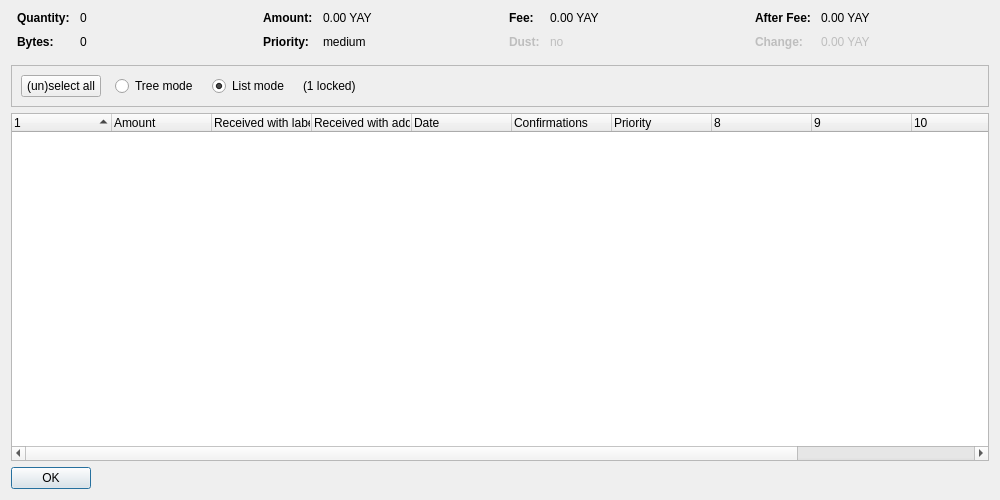
<?xml version="1.0" encoding="UTF-8"?>
<ui version="4.0">
 <class>CoinControlDialog</class>
 <widget class="QDialog" name="CoinControlDialog">
  <property name="geometry">
   <rect>
    <x>0</x>
    <y>0</y>
    <width>1000</width>
    <height>500</height>
   </rect>
  </property>
  <property name="windowTitle">
   <string>Coin Selection</string>
  </property>
  <layout class="QVBoxLayout" name="verticalLayout">
   <item>
    <layout class="QHBoxLayout" name="horizontalLayoutTop" stretch="0,0,0,0">
     <property name="topMargin">
      <number>0</number>
     </property>
     <property name="bottomMargin">
      <number>10</number>
     </property>
     <item>
      <layout class="QFormLayout" name="formLayoutCoinControl1">
       <property name="horizontalSpacing">
        <number>10</number>
       </property>
       <property name="verticalSpacing">
        <number>10</number>
       </property>
       <property name="leftMargin">
        <number>6</number>
       </property>
       <property name="rightMargin">
        <number>6</number>
       </property>
       <item row="0" column="0">
        <widget class="QLabel" name="labelCoinControlQuantityText">
         <property name="font">
          <font>
           <weight>75</weight>
           <bold>true</bold>
          </font>
         </property>
         <property name="text">
          <string>Quantity:</string>
         </property>
        </widget>
       </item>
       <item row="0" column="1">
        <widget class="QLabel" name="labelCoinControlQuantity">
         <property name="cursor">
          <cursorShape>IBeamCursor</cursorShape>
         </property>
         <property name="contextMenuPolicy">
          <enum>Qt::ActionsContextMenu</enum>
         </property>
         <property name="text">
          <string notr="true">0</string>
         </property>
         <property name="textInteractionFlags">
          <set>Qt::LinksAccessibleByMouse|Qt::TextSelectableByKeyboard|Qt::TextSelectableByMouse</set>
         </property>
        </widget>
       </item>
       <item row="1" column="0">
        <widget class="QLabel" name="labelCoinControlBytesText">
         <property name="font">
          <font>
           <weight>75</weight>
           <bold>true</bold>
          </font>
         </property>
         <property name="text">
          <string>Bytes:</string>
         </property>
        </widget>
       </item>
       <item row="1" column="1">
        <widget class="QLabel" name="labelCoinControlBytes">
         <property name="cursor">
          <cursorShape>IBeamCursor</cursorShape>
         </property>
         <property name="contextMenuPolicy">
          <enum>Qt::ActionsContextMenu</enum>
         </property>
         <property name="text">
          <string notr="true">0</string>
         </property>
         <property name="textInteractionFlags">
          <set>Qt::LinksAccessibleByMouse|Qt::TextSelectableByKeyboard|Qt::TextSelectableByMouse</set>
         </property>
        </widget>
       </item>
      </layout>
     </item>
     <item>
      <layout class="QFormLayout" name="formLayoutCoinControl2">
       <property name="horizontalSpacing">
        <number>10</number>
       </property>
       <property name="verticalSpacing">
        <number>10</number>
       </property>
       <property name="leftMargin">
        <number>6</number>
       </property>
       <property name="rightMargin">
        <number>6</number>
       </property>
       <item row="0" column="0">
        <widget class="QLabel" name="labelCoinControlAmountText">
         <property name="font">
          <font>
           <weight>75</weight>
           <bold>true</bold>
          </font>
         </property>
         <property name="text">
          <string>Amount:</string>
         </property>
        </widget>
       </item>
       <item row="0" column="1">
        <widget class="QLabel" name="labelCoinControlAmount">
         <property name="cursor">
          <cursorShape>IBeamCursor</cursorShape>
         </property>
         <property name="contextMenuPolicy">
          <enum>Qt::ActionsContextMenu</enum>
         </property>
         <property name="text">
          <string notr="true">0.00 YAY</string>
         </property>
         <property name="textInteractionFlags">
          <set>Qt::LinksAccessibleByMouse|Qt::TextSelectableByKeyboard|Qt::TextSelectableByMouse</set>
         </property>
        </widget>
       </item>
       <item row="1" column="0">
        <widget class="QLabel" name="labelCoinControlPriorityText">
         <property name="font">
          <font>
           <weight>75</weight>
           <bold>true</bold>
          </font>
         </property>
         <property name="text">
          <string>Priority:</string>
         </property>
        </widget>
       </item>
       <item row="1" column="1">
        <widget class="QLabel" name="labelCoinControlPriority">
         <property name="cursor">
          <cursorShape>IBeamCursor</cursorShape>
         </property>
         <property name="contextMenuPolicy">
          <enum>Qt::ActionsContextMenu</enum>
         </property>
         <property name="text">
          <string notr="true">medium</string>
         </property>
         <property name="textInteractionFlags">
          <set>Qt::LinksAccessibleByMouse|Qt::TextSelectableByKeyboard|Qt::TextSelectableByMouse</set>
         </property>
        </widget>
       </item>
      </layout>
     </item>
     <item>
      <layout class="QFormLayout" name="formLayoutCoinControl3">
       <property name="horizontalSpacing">
        <number>10</number>
       </property>
       <property name="verticalSpacing">
        <number>10</number>
       </property>
       <property name="leftMargin">
        <number>6</number>
       </property>
       <property name="rightMargin">
        <number>6</number>
       </property>
       <item row="0" column="0">
        <widget class="QLabel" name="labelCoinControlFeeText">
         <property name="font">
          <font>
           <weight>75</weight>
           <bold>true</bold>
          </font>
         </property>
         <property name="text">
          <string>Fee:</string>
         </property>
        </widget>
       </item>
       <item row="0" column="1">
        <widget class="QLabel" name="labelCoinControlFee">
         <property name="cursor">
          <cursorShape>IBeamCursor</cursorShape>
         </property>
         <property name="contextMenuPolicy">
          <enum>Qt::ActionsContextMenu</enum>
         </property>
         <property name="text">
          <string notr="true">0.00 YAY</string>
         </property>
         <property name="textInteractionFlags">
          <set>Qt::LinksAccessibleByMouse|Qt::TextSelectableByKeyboard|Qt::TextSelectableByMouse</set>
         </property>
        </widget>
       </item>
       <item row="1" column="0">
        <widget class="QLabel" name="labelCoinControlLowOutputText">
         <property name="enabled">
          <bool>false</bool>
         </property>
         <property name="font">
          <font>
           <weight>75</weight>
           <bold>true</bold>
          </font>
         </property>
         <property name="text">
          <string>Dust:</string>
         </property>
        </widget>
       </item>
       <item row="1" column="1">
        <widget class="QLabel" name="labelCoinControlLowOutput">
         <property name="enabled">
          <bool>false</bool>
         </property>
         <property name="cursor">
          <cursorShape>IBeamCursor</cursorShape>
         </property>
         <property name="contextMenuPolicy">
          <enum>Qt::ActionsContextMenu</enum>
         </property>
         <property name="text">
          <string notr="true">no</string>
         </property>
         <property name="textInteractionFlags">
          <set>Qt::LinksAccessibleByMouse|Qt::TextSelectableByKeyboard|Qt::TextSelectableByMouse</set>
         </property>
        </widget>
       </item>
      </layout>
     </item>
     <item>
      <layout class="QFormLayout" name="formLayoutCoinControl4">
       <property name="horizontalSpacing">
        <number>10</number>
       </property>
       <property name="verticalSpacing">
        <number>10</number>
       </property>
       <property name="leftMargin">
        <number>6</number>
       </property>
       <property name="rightMargin">
        <number>6</number>
       </property>
       <item row="0" column="0">
        <widget class="QLabel" name="labelCoinControlAfterFeeText">
         <property name="font">
          <font>
           <weight>75</weight>
           <bold>true</bold>
          </font>
         </property>
         <property name="text">
          <string>After Fee:</string>
         </property>
        </widget>
       </item>
       <item row="0" column="1">
        <widget class="QLabel" name="labelCoinControlAfterFee">
         <property name="cursor">
          <cursorShape>IBeamCursor</cursorShape>
         </property>
         <property name="contextMenuPolicy">
          <enum>Qt::ActionsContextMenu</enum>
         </property>
         <property name="text">
          <string notr="true">0.00 YAY</string>
         </property>
         <property name="textInteractionFlags">
          <set>Qt::LinksAccessibleByMouse|Qt::TextSelectableByKeyboard|Qt::TextSelectableByMouse</set>
         </property>
        </widget>
       </item>
       <item row="1" column="0">
        <widget class="QLabel" name="labelCoinControlChangeText">
         <property name="enabled">
          <bool>false</bool>
         </property>
         <property name="font">
          <font>
           <weight>75</weight>
           <bold>true</bold>
          </font>
         </property>
         <property name="text">
          <string>Change:</string>
         </property>
        </widget>
       </item>
       <item row="1" column="1">
        <widget class="QLabel" name="labelCoinControlChange">
         <property name="enabled">
          <bool>false</bool>
         </property>
         <property name="cursor">
          <cursorShape>IBeamCursor</cursorShape>
         </property>
         <property name="contextMenuPolicy">
          <enum>Qt::ActionsContextMenu</enum>
         </property>
         <property name="text">
          <string notr="true">0.00 YAY</string>
         </property>
         <property name="textInteractionFlags">
          <set>Qt::LinksAccessibleByMouse|Qt::TextSelectableByKeyboard|Qt::TextSelectableByMouse</set>
         </property>
        </widget>
       </item>
      </layout>
     </item>
    </layout>
   </item>
   <item>
    <widget class="QFrame" name="frame">
     <property name="minimumSize">
      <size>
       <width>0</width>
       <height>40</height>
      </size>
     </property>
     <property name="frameShape">
      <enum>QFrame::StyledPanel</enum>
     </property>
     <property name="frameShadow">
      <enum>QFrame::Sunken</enum>
     </property>
     <layout class="QHBoxLayout" name="horizontalLayout">
      <item>
       <layout class="QHBoxLayout" name="horizontalLayoutPanel" stretch="0,0,0,0,0">
        <property name="spacing">
         <number>14</number>
        </property>
        <item>
         <widget class="QPushButton" name="pushButtonSelectAll">
          <property name="sizePolicy">
           <sizepolicy hsizetype="Maximum" vsizetype="Fixed">
            <horstretch>0</horstretch>
            <verstretch>0</verstretch>
           </sizepolicy>
          </property>
          <property name="text">
           <string>(un)select all</string>
          </property>
          <property name="autoDefault">
           <bool>false</bool>
          </property>
         </widget>
        </item>
        <item>
         <widget class="QRadioButton" name="radioTreeMode">
          <property name="sizePolicy">
           <sizepolicy hsizetype="Maximum" vsizetype="Fixed">
            <horstretch>0</horstretch>
            <verstretch>0</verstretch>
           </sizepolicy>
          </property>
          <property name="text">
           <string>Tree mode</string>
          </property>
         </widget>
        </item>
        <item>
         <widget class="QRadioButton" name="radioListMode">
          <property name="sizePolicy">
           <sizepolicy hsizetype="Maximum" vsizetype="Fixed">
            <horstretch>0</horstretch>
            <verstretch>0</verstretch>
           </sizepolicy>
          </property>
          <property name="text">
           <string>List mode</string>
          </property>
          <property name="checked">
           <bool>true</bool>
          </property>
         </widget>
        </item>
        <item>
         <widget class="QLabel" name="labelLocked">
          <property name="text">
           <string notr="true">(1 locked)</string>
          </property>
         </widget>
        </item>
        <item>
         <spacer name="horizontalSpacer">
          <property name="orientation">
           <enum>Qt::Horizontal</enum>
          </property>
          <property name="sizeHint" stdset="0">
           <size>
            <width>40</width>
            <height>20</height>
           </size>
          </property>
         </spacer>
        </item>
       </layout>
      </item>
     </layout>
    </widget>
   </item>
   <item>
    <widget class="CoinControlTreeWidget" name="treeWidget">
     <property name="contextMenuPolicy">
      <enum>Qt::CustomContextMenu</enum>
     </property>
     <property name="sortingEnabled">
      <bool>false</bool>
     </property>
     <property name="columnCount">
      <number>12</number>
     </property>
     <attribute name="headerShowSortIndicator" stdset="0">
      <bool>true</bool>
     </attribute>
     <attribute name="headerStretchLastSection">
      <bool>false</bool>
     </attribute>
     <column>
      <property name="text">
       <string/>
      </property>
     </column>
     <column>
      <property name="text">
       <string>Amount</string>
      </property>
     </column>
     <column>
      <property name="text">
       <string>Received with label</string>
      </property>
     </column>
     <column>
      <property name="text">
       <string>Received with address</string>
      </property>
     </column>
     <column>
      <property name="text">
       <string>Date</string>
      </property>
     </column>
     <column>
      <property name="text">
       <string>Confirmations</string>
      </property>
      <property name="toolTip">
       <string>Confirmed</string>
      </property>
     </column>
     <column>
      <property name="text">
       <string>Priority</string>
      </property>
     </column>
     <column>
      <property name="text">
       <string/>
      </property>
     </column>
     <column>
      <property name="text">
       <string/>
      </property>
     </column>
     <column>
      <property name="text">
       <string/>
      </property>
     </column>
     <column>
      <property name="text">
       <string/>
      </property>
     </column>
     <column>
      <property name="text">
       <string/>
      </property>
     </column>
    </widget>
   </item>
   <item>
    <widget class="QDialogButtonBox" name="buttonBox">
     <property name="sizePolicy">
      <sizepolicy hsizetype="Maximum" vsizetype="Fixed">
       <horstretch>0</horstretch>
       <verstretch>0</verstretch>
      </sizepolicy>
     </property>
     <property name="orientation">
      <enum>Qt::Horizontal</enum>
     </property>
     <property name="standardButtons">
      <set>QDialogButtonBox::Ok</set>
     </property>
    </widget>
   </item>
  </layout>
 </widget>
 <customwidgets>
  <customwidget>
   <class>CoinControlTreeWidget</class>
   <extends>QTreeWidget</extends>
   <header>coincontroltreewidget.h</header>
  </customwidget>
 </customwidgets>
 <resources/>
 <connections/>
</ui>
